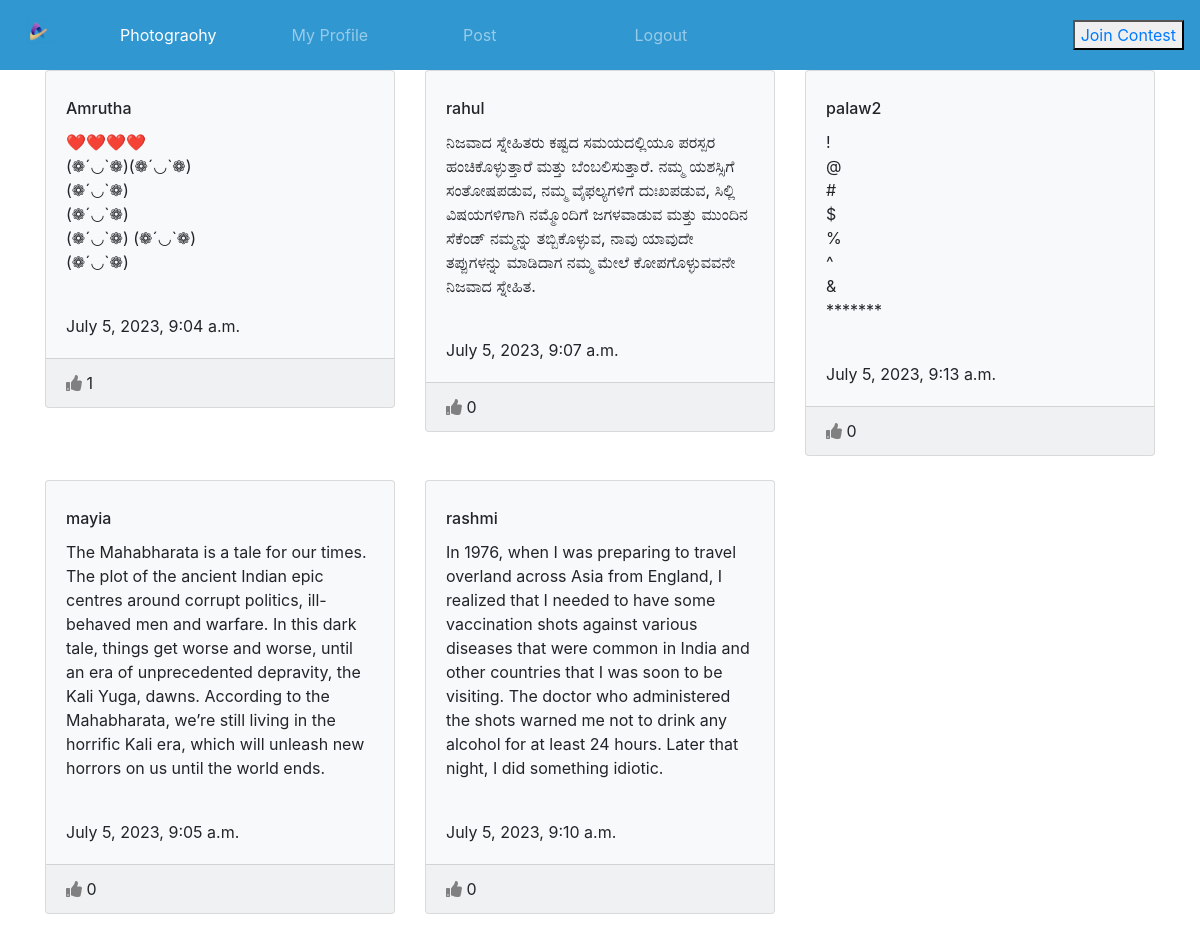
The page /view_article on the database its author committed.
### users/models.py (models this page shows, shortened)
class article(models.Model):
    title = models.CharField(max_length=200,null=True)
    content = models.TextField()
    created_at = models.DateTimeField(auto_now_add=True)
    user = models.ForeignKey(settings.AUTH_USER_MODEL, on_delete=models.CASCADE)
    likes = models.ManyToManyField(settings.AUTH_USER_MODEL, related_name='liked_article', blank=True)

class User(AbstractUser):
    is_User = models.BooleanField('is_user', default=False)
    is_admin = models.BooleanField('is_admin', default=False)
    profile_photo=models.ImageField(upload_to='profile/',default=settings.STATIC_URL + 'images/default.png')
    bio=models.CharField(max_length=200,default='',null=True)

### users/views.py (the view)
# urls.py: path('view_article',views.view_article,name="view_arti"),
def view_article(request):
    post=article.objects.annotate(likes_count=Count('likes')).order_by('-likes_count')
    return render(request, "view_article.html",{'article':post})

### templates/view_article.html (shortened to what this page needs)
{% load static %}
<html lang="en">
<head>
    <link rel="stylesheet" href="{%static 'style1.css' %}">
    <link
      rel="stylesheet"
      href="https://cdn.jsdelivr.net/npm/bootstrap@4.0.0/dist/css/bootstrap.min.css"
    />
    <link
      rel="stylesheet"
      href="https://cdnjs.cloudflare.com/ajax/libs/font-awesome/5.15.3/css/all.min.css"
    />
</head>
<body>
  <nav class="navbar navbar-expand-md navbar-dark" style="background-color:#3097D1">
    {% block nav %}
          <a href="index.html" class="navbar-brand"><img src="{% static 'My project (10).png' %}" alt="logo" class="img-fluid" width="80px" height="55px"></a>
          <div class="collapse navbar-collapse" id="responsive">
              <ul class="navbar-nav mr-auto text-capitalize">
                  <li class="nav-item"><a href="/user_home" class="nav-link active">Photograohy</a></li>
                  <li class="nav-item"><a href="/view_post/" class="nav-link">My Profile</a></li>
                  <li class="nav-item"><a href="/article" class="nav-link">Post</a></li>
                  <li class="nav-item"><a href="/signout/" class="nav-link">Logout</a></li>
              </ul>
                 <button> <a class="www" href="contest">Join Contest</a></button>
          </div>
          {% endblock nav %}
      </nav>
      <div class="container">
        <div class="row">
          {% for img in article %}
          <div class="col-md-4">
            <div class="card mb-4">
              <div class="card-body">
                <h6 class="card-title">{{ img.user.username }}</h6>
                <p class="card-text">{{ img.content |linebreaksbr  }}</p></br>
                <p class="card-text">{{ img.created_at }}</p>
              </div>
              <div class="card-footer">
                <i
                  class="fas fa-thumbs-up {% if request.user in img.likes.all %} clicked {% else %} thumbs-up {% endif %}"
                  onclick="toggleLike({{ img.id }})"
                  id="likeBtn-{{ img.id }}"
                ></i>
                <span id="likes-{{ img.id }}">{{ img.likes.count }}</span>
              </div>
            </div>
          </div>
          {% endfor %}
        </div>
      </div>
</body>
</html>

### static/style1.css (style rules this page uses)
* { box-sizing: border-box; }
.navbar { padding: 0; }
body { background-color: #F5F8FA; font-family: "Open Sans", "Helvetica Neue", Helvetica, Arial, sans-serif; margin: 0; font-weight: 300; line-height: 1.6; color: #212529; text-align: left; }

### templates/view_article.html (style rules this page uses)
.thumbs-up { color: gray; cursor: pointer; }
.card { background-color: #f8f9fa; }
.img-fluid { max-width: 55%; height: auto; }
.nav-item { width: 20%; }
.navbar-expand-md .navbar-nav { width: 80%; }

### rows shown on the page
article: user.username "Amrutha", content "❤️❤️❤️❤️ (❁´◡`❁)(❁´◡`❁) (❁´◡`❁) (❁´◡`❁) (❁´◡`❁) (❁´◡`❁) (❁´◡`❁)", created_at "July 5, 2023, 9:04 a.m.", likes.count "1"
article: user.username "rahul", content "ನಿಜವಾದ ಸ್ನೇಹಿತರು ಕಷ್ಟದ ಸಮಯದಲ್ಲಿಯೂ ಪರಸ್ಪರ ಹಂಚಿಕೊಳ್ಳುತ್ತಾರೆ ಮತ್ತು ಬೆಂಬಲಿಸುತ್ತಾರೆ. ನಮ್ಮ ಯಶಸ್ಸಿಗೆ ಸಂತೋಷಪಡುವ, ನಮ್ಮ ವೈಫಲ್ಯಗಳಿಗೆ ದುಃಖಪಡುವ, ಸಿಲ್ಲಿ ವಿಷಯಗಳಿಗಾಗಿ ನಮ್ಮೊಂದಿಗೆ ಜಗಳವಾಡುವ ಮತ್ತು ಮುಂದಿನ ಸೆಕೆಂಡ್ ನಮ್ಮನ್ನು ತಬ್ಬಿಕೊಳ್ಳುವ, ನಾವು ಯಾವುದೇ ತಪ್ಪುಗಳನ್ನು ಮಾಡಿದಾಗ ನಮ್ಮ ಮೇಲೆ ಕೋಪಗೊಳ್ಳುವವನೇ ನಿಜವಾದ ಸ್ನೇಹಿತ.", created_at "July 5, 2023, 9:07 a.m.", likes.count "0"
article: user.username "palaw2", content "! @ # $ % ^ & *******", created_at "July 5, 2023, 9:13 a.m.", likes.count "0"
article: user.username "mayia", content "The Mahabharata is a tale for our times. The plot of the ancient Indian epic centres around corrupt politics, ill-behaved men and warfare. In this dark tale, things get worse and worse, until an era of unprecedented depravity, the Kali Yuga, dawns. According to the Mahabharata, we’re still living in the horrific Kali era, which will unleash new horrors on us until the world ends.", created_at "July 5, 2023, 9:05 a.m.", likes.count "0"
article: user.username "rashmi", content "In 1976, when I was preparing to travel overland across Asia from England, I realized that I needed to have some vaccination shots against various diseases that were common in India and other countries that I was soon to be visiting. The doctor who administered the shots warned me not to drink any alcohol for at least 24 hours. Later that night, I did something idiotic.", created_at "July 5, 2023, 9:10 a.m.", likes.count "0"
